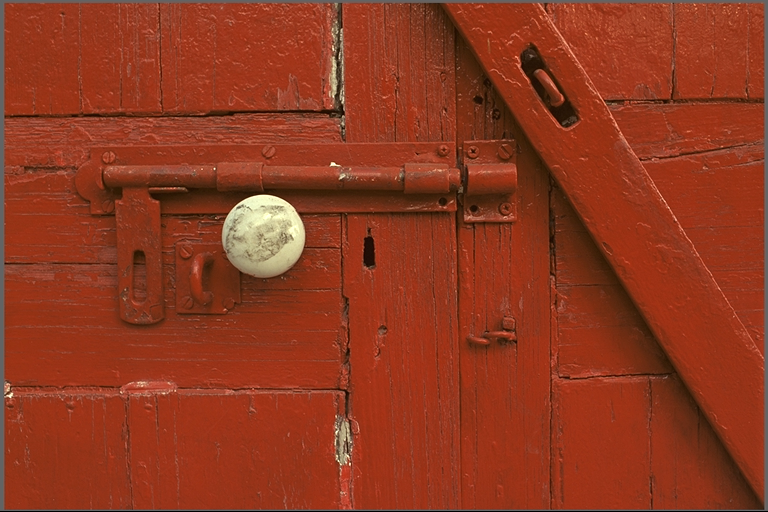
%> input picture SOMED/Lab1/kodim02.png, 768 x 512 px
$ octave SOMED_Lab1.m   (GNU Octave 9; MATLAB toolbox functions it lacks are replaced by stand-ins)
%> lines starting %> are read from the running program, lines starting %| are printed output that depends on the picture
I = imread('kodim02.png'); %загрузка изображения
%> I is the input picture: size 512x768x3 uint8; mean R, G, B 142.9, 56.4, 31.2
Inf = imfinfo('kodim02.png'); %сохранение информации об изображении в переменную

figure('Name','imshow(I)');
imshow(I); %вывод изображения
figure('Name','imagesc(I)');
imagesc(I); %вывод изображения

Id = im2double(I); %перевод формата данных изображения из uint8 в double

figure('Name','imshow(Id)');
imshow(Id); %вывод изображения
figure('Name','imagesc(Id)');
imagesc(Id); %вывод изображения
imwrite (Id, 'kodim02_double.png'); %запись результата в файл

Ig = rgb2gray(I); %преобразование изображения к оттенкам серого
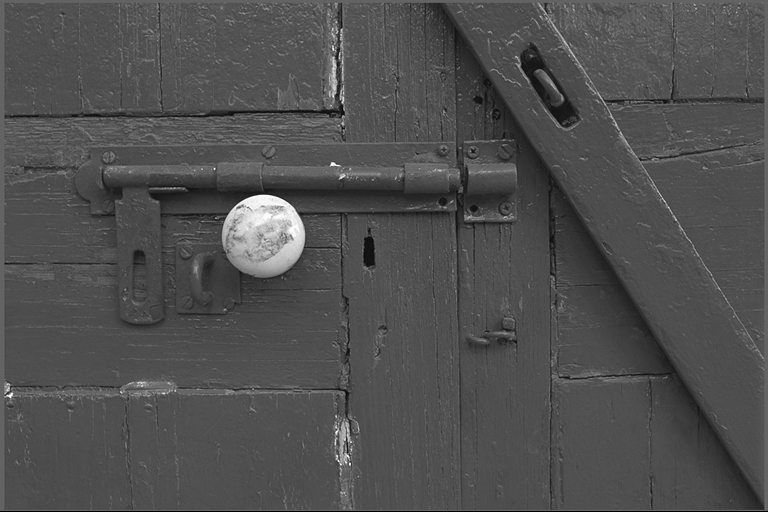
%> Ig: size 512x768 uint8; min 0, max 255, mean 79.4

figure('Name','imshow(Ig)');
imshow(Ig); %вывод изображения
figure('Name','imagesc(Ig)');
imagesc(Ig); %вывод изображения
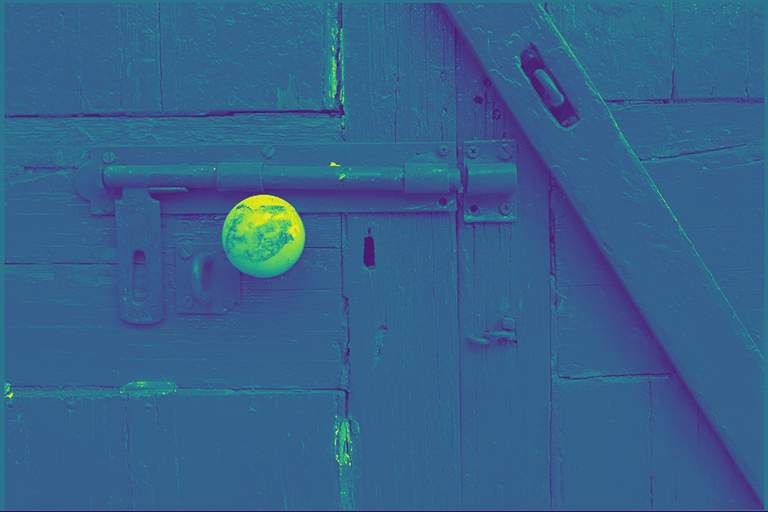
%> displayed picture: size 512x768x3, on the screen's scale of 0 to 255; mean R, G, B 52.8, 97.7, 139.5
imwrite (Ig, 'kodim02_gray.png'); %запись результата в файл
